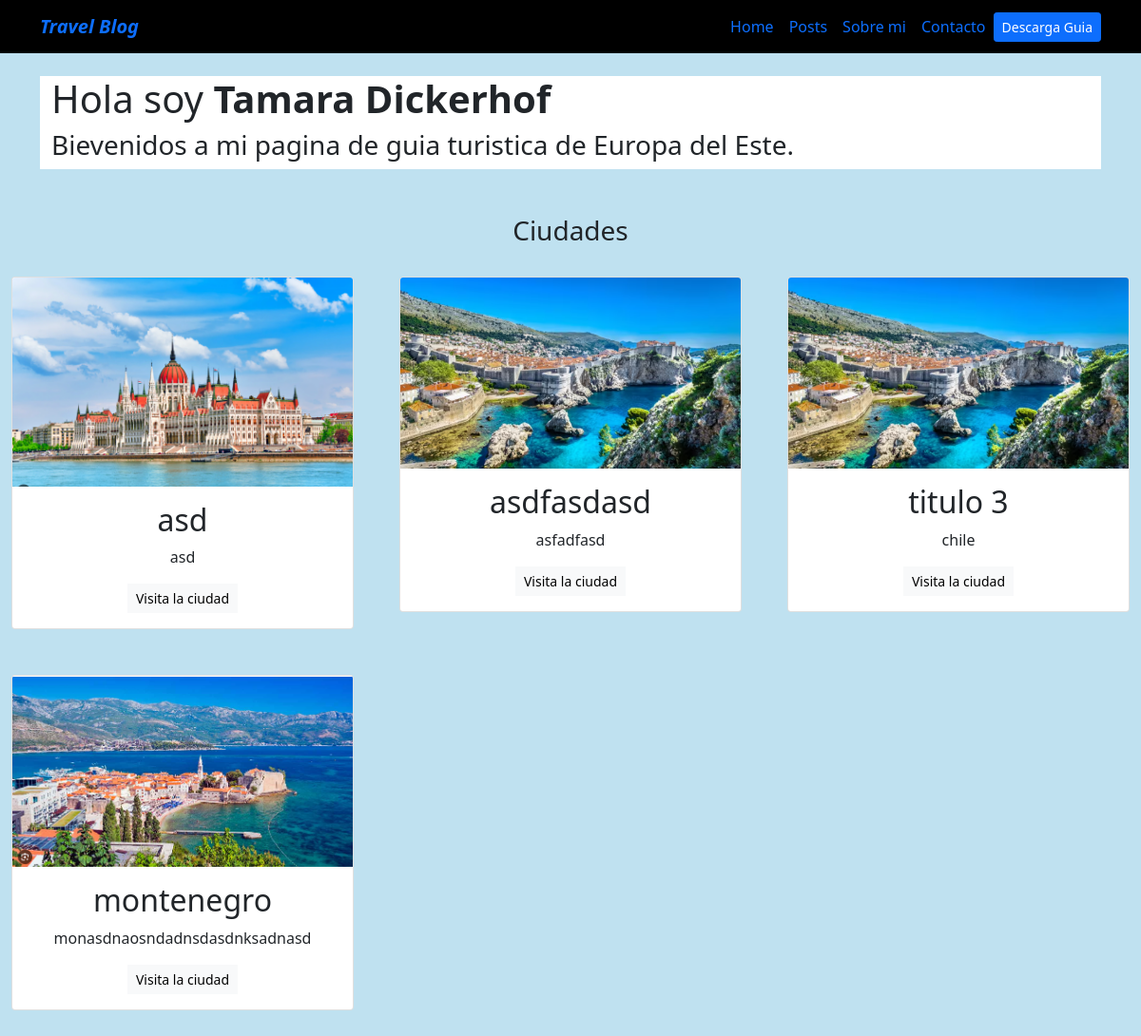
The page / on the database its author committed.
### portfolio/models.py (models this page shows)
class Project(models.Model):
    titulo =  CharField(max_length=100)
    descripcion = CharField(max_length=300)
    imagen = ImageField(upload_to='portfolio/images/')
    url = URLField(blank=True)

### portfolio/views.py (the view)
# urls.py: 2. Add a URL to urlpatterns:  path('', views.home, name='home')
def home(request):
    projects = Project.objects.all()
    return render(request, 'home.html',{'projects': projects} )

### portfolio/templates/home.html (shortened to what this page needs)
{% extends 'layout.html'%}
{%block content%}
{% load static %}
<header class="row bg-white my-auto ">
    <h1> Hola soy  <strong> Tamara Dickerhof</strong></h1>
    <h3> Bievenidos a mi pagina de guia turistica de Europa del Este.</h3>
    </div>
<div class="row my-4 text-center">
<h3>Ciudades</h3>
{% for project in projects %}
<div class="col-md-4 p-4">
  <div class="card bg- card-project">
    <img src="{{project.imagen.url }}" class="card-img-top" />
    <div class="card-body">
      <h2>{{ project.titulo }}</h2>
      <p>{{ project.descripcion }}</p>
      {% if project.url %}
      <a href="{{project.url}}" class="btn btn-light rounded-0 btn-sm" target="__blank" rel="noreferrer">Visita la ciudad
        </a>
      {% endif %}
    </div>
  </div>
</div>
{% endfor %}
</div>
{% endblock %}

### portfolio/templates/layout.html (shortened to what this page needs)
{% load static %}
<!DOCTYPE html>
<html lang="en">
<head>
  <link href="https://cdn.jsdelivr.net/npm/bootstrap@5.1.3/dist/css/bootstrap.min.css" rel="stylesheet"
>
    <link rel="stylesheet" href="{% static 'main.css' %}">
</head>
  {% include 'partials/navbar.html' %}
  <div class="container p-4">
    {% block content %}
    {% endblock %}
</body>
</html>

### portfolio/templates/partials/navbar.html (shortened to what this page needs)
{% load static%}
<nav class="navbar navbar-expand-lg  navbarbg-dark bg-black">
    <div class="container">
      <a class="navbar-brand fw-bold fst-italic" href="/">Travel Blog</a>
      <div class="collapse navbar-collapse" id="navbarNav">
        <ul class="navbar-nav  ms-auto">
          <li class="nav-item">
            <a class="nav-link active" aria-current="page" href="/">Home</a>
          </li>
          <li class="nav-item">
            <a class="nav-link" href="{% url 'blog:posts'%} ">Posts</a>
          </li>
          <li class="nav-item">
            <a class="nav-link" href="#">Sobre mi</a>
          </li>
          <li class="nav-item">
            <a class="nav-link" href="#">Contacto</a>
          </li>
        <li class="nav-item d-flex align-items-center">
          <a class="btn btn-primary btn-sm" href="{% static 'portfolio/GUIA.txt'%}"
          target="_blank"
           >Descarga Guia</a>
        </li>
        </ul>
      </div>
    </div>
  </nav>

### portfolio/static/main.css (style rules this page uses)
.bg-black { background: #000; }

### rows shown on the page
Project: imagen (picture), titulo "asd", descripcion "asd"
Project: imagen (picture), titulo "asdfasdasd", descripcion "asfadfasd"
Project: imagen (picture), titulo "titulo 3", descripcion "chile"
Project: imagen (picture), titulo "montenegro", descripcion "monasdnaosndadnsdasdnksadnasd"
